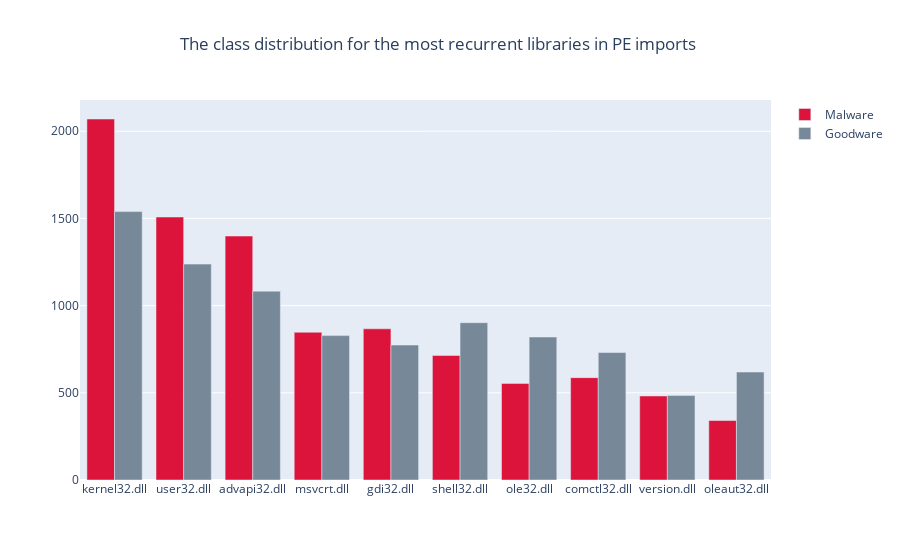

The cell this chart's notebook holds for it:
### Code cell
#Most recurrent libraries: 
plot_class_distribution(df = libraries_df,
                        libraries = most_recurrent_libraries.iloc[:10].index.tolist(),
                        title = 'The class distribution for the most recurrent libraries in PE imports')

### Figure 1 — Plotly figure (JSON) as saved in the notebook; plotly's stock layout.template omitted (floating-point values rounded to 4 significant figures)
{"data": [{"marker": {"color": ["crimson", "crimson", "crimson", "crimson", "crimson", "crimson", "crimson", "crimson", "crimson", "crimson"]}, "name": "Malware", "type": "bar", "x": ["kernel32.dll", "user32.dll", "advapi32.dll", "msvcrt.dll", "gdi32.dll", "shell32.dll", "ole32.dll", "comctl32.dll", "version.dll", "oleaut32.dll"], "y": [2070, 1508, 1399, 847, 867, 714, 554, 587, 482, 341]}, {"marker": {"color": ["lightslategray", "lightslategray", "lightslategray", "lightslategray", "lightslategray", "lightslategray", "lightslategray", "lightslategray", "lightslategray", "lightslategray"]}, "name": "Goodware", "type": "bar", "x": ["kernel32.dll", "user32.dll", "advapi32.dll", "msvcrt.dll", "gdi32.dll", "shell32.dll", "ole32.dll", "comctl32.dll", "version.dll", "oleaut32.dll"], "y": [1539, 1238, 1083, 828, 774, 902, 820, 731, 485, 619]}], "layout": {"barmode": "group", "title": {"text": "The class distribution for the most recurrent libraries in PE imports", "x": 0.2}}}
